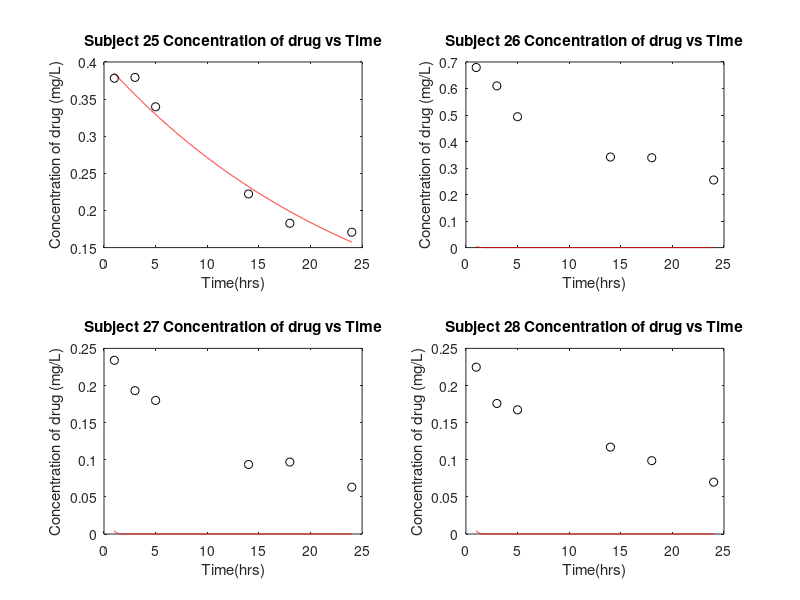

Reproduce this figure in MATLAB.
%Karen Fang
%BME 210 D'Argenio
%HW4 Part 2
%3/29/11
function hw4b_karen
t = [1 3 5 14 18 24];
z = [.378141, .379223, .339644, .222273, .182757, .170694 ; .679187, .609917, .493551, .341565, .338849, .254918 ; .233948, .193099, .179902, 9.36e-2, 9.69e-2, 6.31e-2 ; .224695, .175813, .167266, .117034, 9.88e-2, 6.99e-2];
 
D = 10; % in mg
V = 25; % in liters
% a(i+1) = a(i) - O(i)*(a(i)-a(i-1))/(O(i)-O(i-1));
% O(K,V) = sum(z(t) - D*e^(-K*t))^2;
% for s=1:4
for j=1:4;
    i=2;
    K(1) = .07;
    K(2) = .05;
while abs(diffeq(z, D, t, K(i), j)) > 0.01
    K(i+1) = K(i) - diffeq(z, D, t, K(i), j)*(K(i)-K(i-1))/(diffeq(z, D, t, K(i), j)-diffeq(z, D, t, K(i-1), j));
    i=i+1;
end
r(j) = K(end);
end
tt = 1:.01:24;
C25 = (D/V)*exp(-r(1)*tt);
C26 = (D/V)*exp(-r(2)*tt);
C27 = (D/V)*exp(-r(3)*tt);
C28 = (D/V)*exp(-r(4)*tt);
 
disp(['for subject 25, K is estimated to be ', num2str(r(1))]);
disp(['for subject 26, K is estimated to be ', num2str(r(2))]);
disp(['for subject 27, K is estimated to be ', num2str(r(3))]);
disp(['for subject 28, K is estimated to be ', num2str(r(4))]);
 
z = [.378141, .379223, .339644, .222273, .182757, .170694 ; .679187, .609917, .493551, .341565, .338849, .254918 ; .233948, .193099, .179902, 9.36e-2, 9.69e-2, 6.31e-2 ; .224695, .175813, .167266, .117034, 9.88e-2, 6.99e-2];
 
subplot(2,2,1)
plot (tt, C25, 'r-', t, z(1,:), 'ko');
xlabel('Time(hrs)')
ylabel('Concentration of drug (mg/L)')
title('Subject 25 Concentration of drug vs Time')
hold on
 
subplot(2,2,2)
plot (tt, C26, 'r-', t, z(2,:), 'ko');
xlabel('Time(hrs)')
ylabel('Concentration of drug (mg/L)')
title('Subject 26 Concentration of drug vs Time')
hold on
 
subplot(2,2,3)
plot (tt, C27, 'r-', t, z(3,:), 'ko');
xlabel('Time(hrs)')
ylabel('Concentration of drug (mg/L)')
title('Subject 27 Concentration of drug vs Time')
hold on
 
subplot(2,2,4)
plot (tt, C28, 'r-', t, z(4,:), 'ko');
xlabel('Time(hrs)')
ylabel('Concentration of drug (mg/L)')
title('Subject 28 Concentration of drug vs Time')
hold on
 
end
 
 
function dOdK = diffeq (z, D, t, K, j)
V = 25;
    dOdK = sum(z(j,:).*t.*exp(-K*t)) - D/V*sum(t.*exp(-2*K*t));
end
